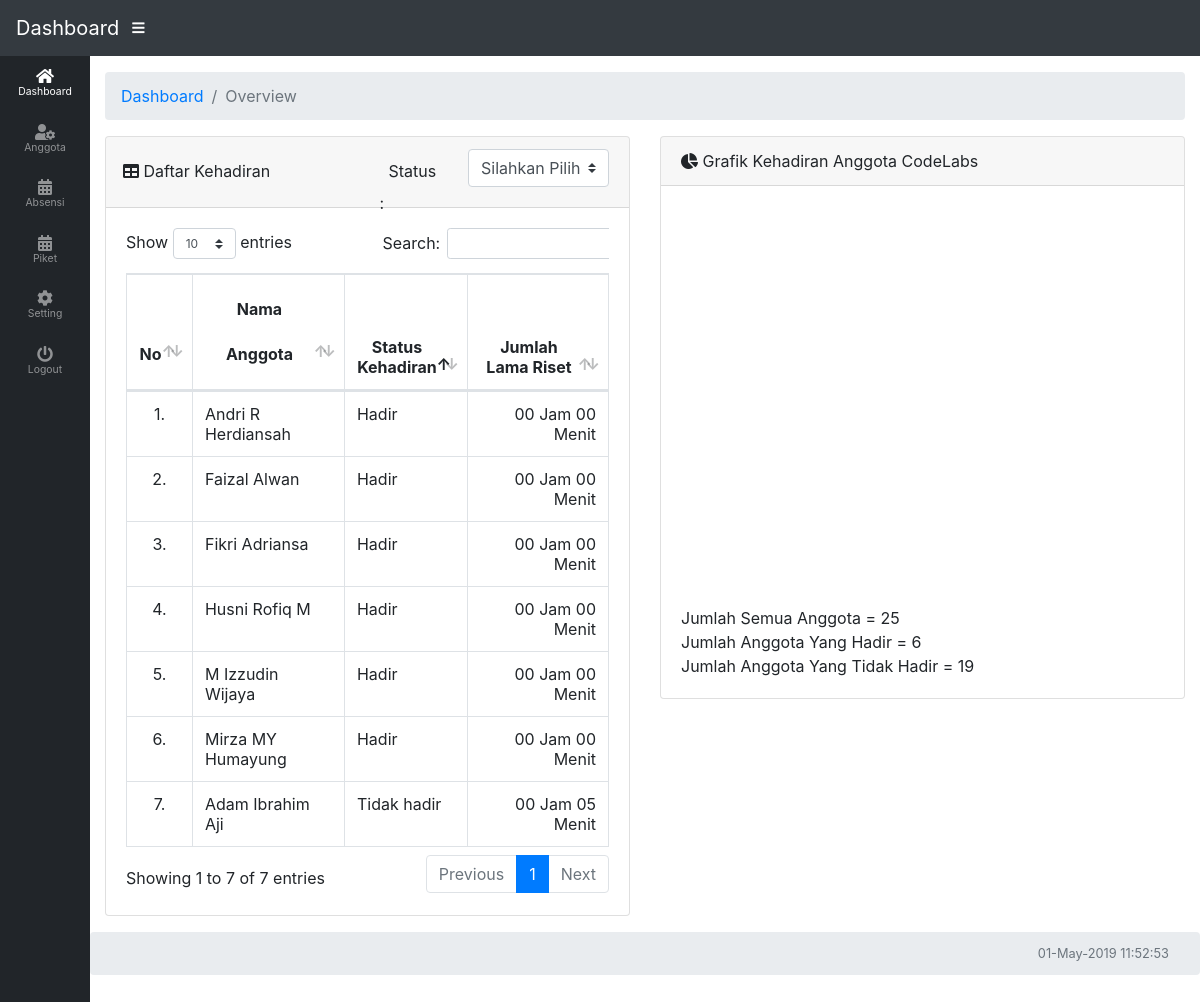
The page /halaman_dashboard.php (signed in) on the database its author committed.
### tables this page shows
CREATE TABLE `tb_anggota` (
  `nim` char(8) NOT NULL,
  `nama_anggota` varchar(40) DEFAULT NULL,
  `bidang_riset` varchar(50) DEFAULT NULL,
  `id_sidikjari` varchar(3) NOT NULL,
  `tgl_daftar` timestamp NOT NULL DEFAULT CURRENT_TIMESTAMP,
  `status` enum('true','false') NOT NULL DEFAULT 'false',
  `status_absensi` enum('Hadir','Tidak hadir') NOT NULL DEFAULT 'Tidak hadir'
);

### dashboard.php (called while the page is built, shortened)
<?php
class Dashboard{
	public $con;
	public $db_host = "localhost";
	public $db_user = "root";
	public $db_pass = "";
	public $db_name = "presens2_kehadiran";
		public function __construct() {
		   $this->con = mysqli_connect($this->db_host,$this->db_user,$this->db_pass, $this->db_name);
		   return true;
		}
		public function Readhadir(){
			$query 		= "SELECT * FROM tb_anggota where status_absensi ='Hadir' order by status_absensi asc, nama_anggota asc";
			$results 	= mysqli_query($this->con, $query);
			return $results;
		}
		public function Readtdkhadir(){
			$query 		= "SELECT * FROM tb_anggota where status_absensi ='Tidak hadir' order by status_absensi asc, nama_anggota asc";
			$results 	= mysqli_query($this->con, $query);
			return $results;
		}
		public function Read(){
			$query 		= "SELECT * FROM tb_anggota order by status_absensi asc, nama_anggota asc";
			$results 	= mysqli_query($this->con, $query);
			return $results;
		}
		public function Get_data(){
			$query	= "SELECT * FROM tb_anggota JOIN (SELECT DISTINCT a.nim, SEC_TO_TIME(SUM(TIME_TO_SEC(a.lama_riset))) as jumlah_riset  FROM absensi a GROUP BY a.nim) x WHERE x.nim = tb_anggota.nim order by status_absensi asc, nama_anggota asc";
			$results= mysqli_query($this->con, $query);
			return $results;
		}
	}
?>

### halaman_dashboard.php (the view, shortened to what this page needs)
<html>
  <head>
    <link href="vendor/bootstrap/css/bootstrap.min.css" rel="stylesheet">
    <link href="vendor/fontawesome-free/css/all.min.css" rel="stylesheet" type="text/css">
    <link href="vendor/datatables/dataTables.bootstrap4.css" rel="stylesheet">
    <link href="css.css" rel="stylesheet">
  </head>
  <body id="page-top" class="sidebar-toggled">
    <nav class="navbar navbar-expand navbar-dark bg-dark static-top">
      <a class="navbar-brand mr-1" href="halaman_dashboard.php">Dashboard</a>
      <button class="btn btn-link btn-sm text-white order-1 order-sm-0" id="sidebarToggle" href="#">
        <i class="fas fa-bars"></i>
      </button>
    </nav>
    <div id="wrapper">
      <ul class="sidebar navbar-nav toggled">
        <li class="nav-item active">
          <a class="nav-link" href="halaman_dashboard.php">
            <i class="fas fa-fw fa-home"></i>
            <span>Dashboard</span>
          </a>
        </li>
        <li class="nav-item">
          <a class="nav-link" href="halaman_anggota.php">
            <i class="fas fa-user-cog"></i>
            <span>Anggota</span></a>
        </li>
        <li class="nav-item">
          <a class="nav-link" href="halaman_absensi.php">
            <i class="fas fa-fw fa-calendar-alt"></i>
            <span>Absensi</span></a>
        </li>
        <li class="nav-item">
              <a class="nav-link" href="halaman_piket.php">
                <i class="fas fa-fw fa-calendar-alt"></i>
                <span>Piket</span></a>
        </li>
        <li class="nav-item dropdown">
          <a class="nav-link dropdown-toggle" href="#" id="pagesDropdown" role="button" data-toggle="dropdown" aria-haspopup="true" aria-expanded="false">
            <i class="fas fa-fw fa fa-cog"></i>
            <span>Setting</span></a>
        </li>
        <li class="nav-item">
          <a class="nav-link" href="logout.php">
            <i class="fas fa-fw fa-power-off"></i>
            <span>Logout</span></a>
        </li>
      </ul>
      <div id="content-wrapper">
        <div class="container-fluid">
            <ol class="breadcrumb">
              <li class="breadcrumb-item">
                <a href="#">Dashboard</a>
              </li>
              <li class="breadcrumb-item active">Overview</li>
            </ol>
            <div class="row">
              <div class="col-xl-auto" style="width: 50%;">
                <div class="card mb-3">
                  <div class="card-header">
                    <div class="row">
                      <div class="col-sm-6 header_table">
                    <i class="fas fa-table"></i>
                    <label style="line-height: 2.0">Daftar Kehadiran</label>
                  </div>
                 <label class="col-sm-2 header_table" style="line-height: 2.0"> &nbsp; Status : </label>
                <form action="halaman_dashboard.php" method="GET" class="col-sm-4" style="margin-bottom: 1px;">
                  <select class="custom-select" id="stt"  name="stt" onchange="this.form.submit()">
                    <option selected="selected">Silahkan Pilih...</option>
                  </select>
                </form>
                  </div>
                </div>
                  <div class="card-body">
                    <div class="table-responsive">
                      <table class='table table-bordered' id='dataTable' width='100%' cellspacing='0'>
                        <thead>
                          <tr>
                            <th class="text-center" style="line-height: 2.8;" width="5px">No</th>
                            <th class="text-center" style="line-height: 2.8;">Nama Anggota </th>
                            <th class="text-center" width="40px">Status Kehadiran</th>
                            <th class="text-center" width="100px">Jumlah Lama Riset</th>
                          </tr>
                        </thead>
                        <tbody>
                          <?php
                            include_once "dashboard.php";
                              $dt = $_GET['stt'];
                              $datas = new Dashboard();
                              $data1 = $datas->Get_data_hadir();
                              $data3 = $datas->Get_data();
                               $i=0;
                            if ($dt == 'Hadir'){
                                while ($row = $data1->fetch_assoc()){
                                $jumlah_riset = $row[jumlah_riset];
                                $format4= date('H', strtotime($jumlah_riset));
                                $format5= date('i', strtotime($jumlah_riset));
                                $i++;
                                echo "
                                 <tr>
                                    <td class='text-center'>$i.</td>
                                    <td>$row[nama_anggota]</td>
                                    <td>$row[status_absensi]</td>
                                    <td class='text-right'>$format4 Jam $format5 Menit</td>
                                  </tr>";
                              }
                            } else {
                                  while ($row = $data3->fetch_assoc()){
                                    $jumlah_riset = $row[jumlah_riset];
                                    $format4= date('H', strtotime($jumlah_riset));
                                    $format5= date('i', strtotime($jumlah_riset));
                                    $i++;
                                    echo "
                             <tr>
                                <td class='text-center'>$i.</td>
                                <td>$row[nama_anggota]</td>
                                <td>$row[status_absensi]</td>
                                <td class='text-right'>$format4 Jam $format5 Menit</td>
                              </tr>";
                            }
                          }
                          ?>
                        </tbody>
                      </table>
                    </div>
                  </div>
                </div>
              </div>
              <div class="col-xl-auto" style="width: 50%;">
                <div class="card mb-3">
                  <div class="card-header">
                    <i class="fas fa-chart-pie"></i>
                    Grafik Kehadiran Anggota CodeLabs
                  </div>
                  <div id="piechart" style="width: 560px; height: 400;">
                  </div>
                  <div id="keterangan" class="card-body">
                    <?php
                      $data4 = $datas->Read();
                      $total = $data4->num_rows;
                      $data5 = $datas->Readhadir();
                      $hadir = $data5->num_rows;
                      $data6 = $datas->Readtdkhadir();
                      $tdkhadir = $data6->num_rows;
                        echo "Jumlah Semua Anggota = $total"."<br>";
                        echo "Jumlah Anggota Yang Hadir = $hadir"."<br>";
                        echo "Jumlah Anggota Yang Tidak Hadir = $tdkhadir"."<br>";
                    ?>
                  </div>
                </div>
              </div>
            </div>
          </div>
            <?php include "footer.php";?>
        </div>
      </div>
    </body>
  </html>

### css.css (style rules this page uses)
html { position: relative; min-height: 100%; }
body { height: 100%; }
#wrapper { display: -webkit-box; display: -ms-flexbox; display: flex; }
#wrapper #content-wrapper { overflow-x: hidden; width: 100%; padding-top: 1rem; padding-bottom: 80px; }
.navbar-nav .nav-item.active .nav-link { color: #fff; }
.navbar-nav .nav-item.dropdown .dropdown-toggle::after { width: 1rem; text-align: center; float: right; vertical-align: 0; border: 0; font-weight: 900; content: '\f105'; font-family: 'Font Awesome 5 Free'; }
@media (min-width: 768px) { .sidebar { width: 90px !important; background-color: #212529; min-height: calc(100vh - 56px); } }
@media (min-width: 768px) { .sidebar .nav-item:last-child { margin-bottom: 1rem; } }
@media (min-width: 768px) { .sidebar .nav-item .nav-link { text-align: center; padding: 0.75rem 1rem; width: 90px; } }
@media (min-width: 768px) { .sidebar .nav-item .nav-link span { font-size: 0.65rem; display: block; } }
@media (min-width: 768px) { .sidebar .nav-item.dropdown .dropdown-toggle::after { display: none; } }
@media (min-width: 768px) { .sidebar .nav-item .nav-link { color: rgba(255, 255, 255, 0.5); } }
@media (min-width: 768px) { .sidebar.toggled { width: 0 !important; overflow: hidden; } }
@media (min-width: 768px) { :root { --input-padding-x: 0.75rem; --input-padding-y: 0.75rem; } }
@media (min-width: 768px) { .header_table { display: block; width: 100%; height: calc(2.25rem + 2px); padding: 0.375rem 0.75rem; font-size: 1rem; line-height: 1.5; border: 0px solid; border-radius: 0rem; transition: border-color 0.15s ease-in-out, box-shadow 0.15s ease-in-out; } }

### rows shown on the page
tb_anggota: nama_anggota "Andri R Herdiansah", status_absensi "Hadir", format4 "00", format5 "00"
tb_anggota: nama_anggota "Faizal Alwan", status_absensi "Hadir", format4 "00", format5 "00"
tb_anggota: nama_anggota "Fikri Adriansa", status_absensi "Hadir", format4 "00", format5 "00"
tb_anggota: nama_anggota "Husni Rofiq M", status_absensi "Hadir", format4 "00", format5 "00"
tb_anggota: nama_anggota "M Izzudin Wijaya", status_absensi "Hadir", format4 "00", format5 "00"
tb_anggota: nama_anggota "Mirza MY Humayung", status_absensi "Hadir", format4 "00", format5 "00"
tb_anggota: nama_anggota "Adam Ibrahim Aji", status_absensi "Tidak hadir", format4 "00", format5 "05"

### other values the page prints
$total "25"
$hadir "6"
$tdkhadir "19"
